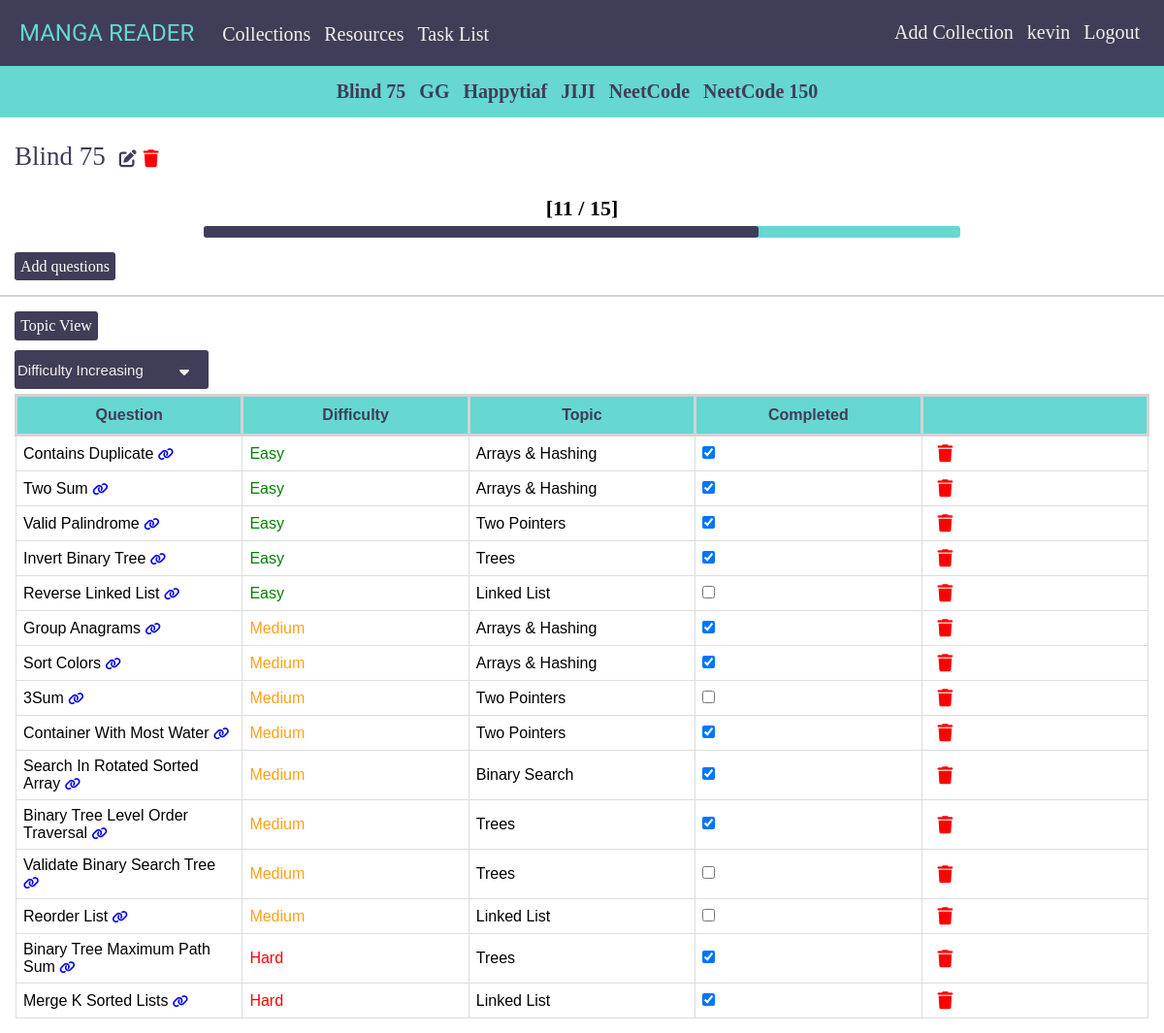
Screenshot of /collection-detail-list/44/difficulty_level/ (signed in) with the database file from the repository.
### mangareader/models.py (models this page shows, shortened)
class Collection(models.Model):
    user = models.ForeignKey(User, on_delete=models.CASCADE, null=True, blank=True)
    name = models.CharField(max_length=200)
    questions = models.ManyToManyField(Question)
    custom = models.BooleanField(default=False)
    class Meta:
        ordering = ['name']
    def get_question_count(self):
        count = 0
        for question in self.questions.all():
            count += 1
        return count
    def get_question_completed(self):
        count = 0
        for question in self.questions.all():
            if question.complete == True:
                count += 1
        return count

class Question(models.Model):
    user = models.ForeignKey(User, on_delete=models.CASCADE, null=True, blank=True)
    name = models.CharField(max_length=200)
    topic = models.CharField(max_length=200)
    difficulty = models.CharField(max_length=100)
    difficulty_level = models.IntegerField()
    complete = models.BooleanField(default=False)
    link = models.URLField(max_length=200)
    class Meta:
        ordering = ['topic', 'difficulty_level', 'name']

### mangareader/views.py (the view, shortened to what this page needs)
# urls.py: path('collection-detail-list/<str:col>/<str:order>/', CollectionDetailList.as_view(), name="collection-detail-list"),
class CollectionDetailList(LoginRequiredMixin, ListView):
    model = Collection
    template_name = 'mangareader/collection_detail_list.html'
    context_object_name = 'Data'
    def get_context_data(self, **kwargs):
        context = super().get_context_data(**kwargs)
        context['collections'] = Collection.objects.all().filter(user=self.request.user)
        collection = Collection.objects.all().filter(user=self.request.user).get(id=self.kwargs['col'])
        order = self.kwargs['order']
        setattr(collection, 'total', collection.get_question_count)
        setattr(collection, 'completed', collection.get_question_completed)
        setattr(collection, 'questions_sorted_list', collection.questions.order_by(order))
        context['collection'] = collection
        context['order'] = order
        return context

### mangareader/templates/mangareader/collection_detail_list.html (shortened to what this page needs)
{% extends 'mangareader/layout.html' %}
{% load static %}
{% block css-link %}
    <link rel="stylesheet" href="{% static 'collection-details-list.css' %}" type="text/css">
{% endblock %}
{% block body %}
    <div class="collections-tab">
        {% for collection in collections %}
        <a href="{% url 'collection-detail' collection.pk %}" class="collection-tab-item">{{collection.name}}</a>
        {% empty %}
        <h5>No Collections</h5>
        {% endfor %}
    </div>
    <div class="collection-container">
        <a href="" class="collection-name" id="collection-name">{{collection.name}}</a>
        <i id="editBtn" class="fa-solid fa-pen-to-square edit-icon"></i>
        <i id="delBtn" class="fa-solid fa-trash del-icon"></i>
    </div>
    <div class="collection-progressbar-container">
        <h4 class="collection-progressbar-label">[<span id="completed-questions-collection-count">{{collection.completed}}</span> / {{collection.total}}]</h4>
        <progress id="collection-progressbar" class="collection-progressbar" value={{collection.completed}} max={{collection.total}}></progress>
    </div>
    <a href="{% url 'collection-update' collection.pk %}" class="add-questions-button">Add questions</a>
    <hr class="linebreak">
    <a href="{% url 'collection-detail' collection.pk %} %}" class="topic-view-btn">Topic View</a>
    <div class="selectbox-container">
        <select id="selectbox" onchange="changeOrder(this)">
            <option value="difficulty_level">Difficulty Increasing</option>
        </select>
        <div class="icon-container">
            <i class="fa-solid fa-caret-down"></i>
        </div>
    </div>
    <div class="topic-table-container">
        <table class="topic-table">
            <tr>
                <th>Question</th>
                <th>Difficulty</th>
                <th>Topic</th>
                <th>Completed</th>
                <th></th>
            </tr>
            {% for question in collection.questions_sorted_list %}
                <tr>
                    <td>{{question.name}} <a href="{{question.link}}" target="_blank"><i class="fa-solid fa-link"></i></a></td>
                    <td class="question-difficulty-{{question.difficulty}}">{{question.difficulty}}</td>
                    <td>{{question.topic}}</td>
                    <td>
                        {% if question.complete == True %}
                            <input type="checkbox" value="{{question.pk}}" class="custom-checkbox" checked>
                        {% else %}
                            <input type="checkbox" value="{{question.pk}}" class="custom-checkbox">
                        {% endif %}
                    </td>
                    <td>
                        <form action="{% url 'delete-question-from-collection' %}" method="POST">
                            <button type="submit" class="del-question-icon">
                                <i id="delBtn" class="fa-solid fa-trash del-icon"></i>
                            </button>
                        </form>
                    </td>
                </tr>
            {% empty %}
                <h3>No questions</h3>
            {% endfor %}
        </table>
    </div>
{% endblock %}

### mangareader/templates/mangareader/layout.html (shortened to what this page needs)
{% load static %}
<!DOCTYPE html>
<html lang="en">
<head>
    {% block css-link %} {% endblock %}
    <link rel="stylesheet" href="{% static 'layout.css' %}" type="text/css">
    <link rel="stylesheet" href="https://cdnjs.cloudflare.com/ajax/libs/font-awesome/6.2.1/css/all.min.css" />
</head>
<body>
    <div class="navbar">
        <a href="{% url 'dashboard' %}" class="app-title">MANGA READER</a>
        {% if request.user.is_authenticated %}
            <a href="{% url 'dashboard' %}" class="collections-navlink">Collections</a>
            <a href="{% url 'resources' %}" class="resources-navlink">Resources</a>
            <a href="{% url 'tasklist' %}" class="tasklist-navlink">Task List</a>
        {% endif %}
        {% if request.user.is_authenticated %}
            <div class="navbar-inner">
                <a href="{% url 'collection-create' %}" class="add-collection-button">Add Collection</a>
                <span class="username">{{request.user}}</span>
                <a href="{% url 'logout' %}" class="logout-button">Logout</a>
            </div>
        {% else %}
            <a href="{% url 'login' %}" class="login-btn">Login</a>
        {% endif %}
    </div>
    {% block body %}
    {% endblock %}
</body>
</html>

### mangareader/static/collection-details-list.css (style rules this page uses)
.collection-container { margin: 25px 0 25px 15px; }
.collection-name { font-size: 27px; color: #403D58; text-decoration: none; }
hr.linebreak { margin-top: 20px; border: 0.1px solid lightgray; height: 0.1px; color: lightgray; }
.topic-view-btn { text-decoration: none; width: 80px; text-decoration: none; background-color: #403D58; color: white; padding: 6px 3px 6px 3px; margin: 15px 0 10px 15px; border-radius: 3px; text-align: center; display: block; }
.edit-icon { cursor: pointer; font-size: 18px; margin-left: 10px; color: #403D58; }
.del-icon { cursor: pointer; font-size: 18px; margin-left: 3px; color: red; }
.add-questions-button { margin: 15px 0 15px 15px; width: 100px; text-decoration: none; background-color: #403D58; color: white; padding: 6px; border-radius: 3px; text-align: center; }
.collection-progressbar-container { text-align: center; margin-bottom: 20px; }
.collection-progressbar-label { font-size: 22px; }
.collection-progressbar { width: 65%; height: 12px; border-radius: 10px; accent-color: #403D58; background-color: #66D7D1; }
.selectbox-container { display: flex; justify-content: center; position: relative; width: 200px; height: 30px; margin-left: 15px; }
#selectbox { width: 100%; height: 40px; background-color: #403D58; color: #F2EFEA; border: none; border-radius: 3px; appearance: none; padding: 3px; font-size: 15px; }
.selectbox-container .icon-container { width: 50px; height: 100%; position: absolute; right: 0; display: flex; justify-content: center; align-items: flex-end; }
.icon-container i { color: #F2EFEA; }
.topic-table-container { padding: 15px; }
.topic-table { font-family: Arial, Helvetica, sans-serif; width: 100%; table-layout: fixed; border-collapse: collapse; padding: 15px; }
.topic-table th { border: solid lightgray; text-align: center; background-color: #66D7D1; color: #403D58; padding: 10px; }
.topic-table td { border: 0.1px solid #ddd; padding: 7px; }
.fa-link { font-size: 13px; }
.topic-table .question-difficulty-Easy { color: green; }
.topic-table .question-difficulty-Medium { color: #ffa116; }
.topic-table .question-difficulty-Hard { color: red; }
.del-question-icon { border: none; background-color: white; }

### mangareader/static/layout.css (style rules this page uses)
* { margin: 0; }
.navbar { background-color: #403D58; color: #F2EFEA; padding: 20px; }
.app-title { font-size: 24px; color: #66D7D1; text-decoration: none; font-family: "Solway", sans-serif; }
.collections-navlink { font-size: 20px; margin-left: 25px; text-decoration: none; color: #F2EFEA; }
.resources-navlink { font-size: 20px; margin-left: 10px; text-decoration: none; color: #F2EFEA; }
.tasklist-navlink { font-size: 20px; margin-left: 10px; text-decoration: none; color: #F2EFEA; }
.username { margin-left: 5px; margin-right: 10px; font-size: 20px; }
.logout-button, .add-collection-button { font-size: 20px; text-decoration: none; color: #F2EFEA; margin-right: 5px; }
.navbar-inner { margin-top: 2px; float: right; }
.collections-tab { background-color: #66D7D1; text-align: center; padding: 15px; }
.collection-tab-item { color: #403D58; margin-right: 10px; font-size: 20px; font-weight: bold; text-decoration: none; }

### rows the page displays
Collection: name "Blind 75", completed "11", total "15"
Collection: name "GG"
Collection: name "Happytiaf"
Collection: name "JIJI"
Collection: name "NeetCode"
Collection: name "NeetCode 150"
Question: name "Contains Duplicate", difficulty "Easy", topic "Arrays & Hashing"
Question: name "Two Sum", difficulty "Easy", topic "Arrays & Hashing"
Question: name "Valid Palindrome", difficulty "Easy", topic "Two Pointers"
Question: name "Invert Binary Tree", difficulty "Easy", topic "Trees"
Question: name "Reverse Linked List", difficulty "Easy", topic "Linked List"
Question: name "Group Anagrams", difficulty "Medium", topic "Arrays & Hashing"
Question: name "Sort Colors", difficulty "Medium", topic "Arrays & Hashing"
Question: name "3Sum", difficulty "Medium", topic "Two Pointers"
Question: name "Container With Most Water", difficulty "Medium", topic "Two Pointers"
Question: name "Search In Rotated Sorted Array", difficulty "Medium", topic "Binary Search"
Question: name "Binary Tree Level Order Traversal", difficulty "Medium", topic "Trees"
Question: name "Validate Binary Search Tree", difficulty "Medium", topic "Trees"
Question: name "Reorder List", difficulty "Medium", topic "Linked List"
Question: name "Binary Tree Maximum Path Sum", difficulty "Hard", topic "Trees"
Question: name "Merge K Sorted Lists", difficulty "Hard", topic "Linked List"

### other values shown
{{ request.user }} "kevin"
